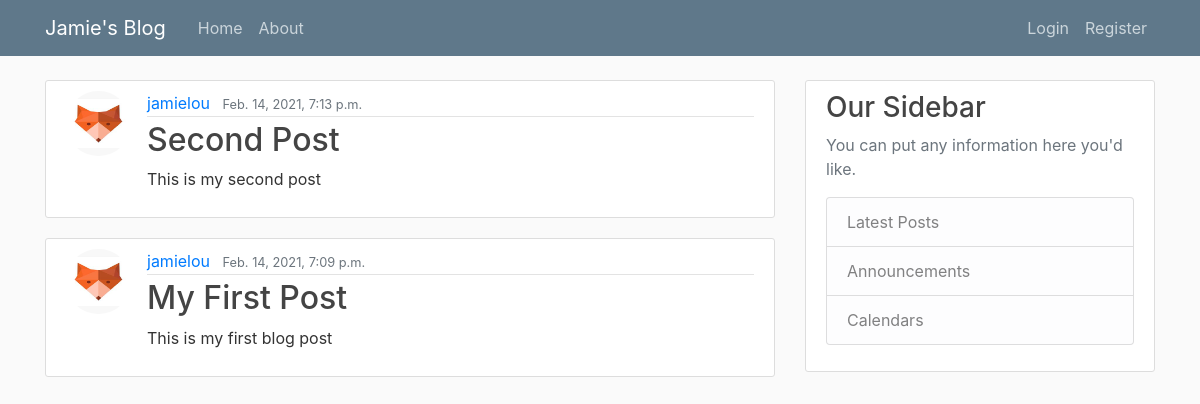
/, run on an earlier commit of the app's database.
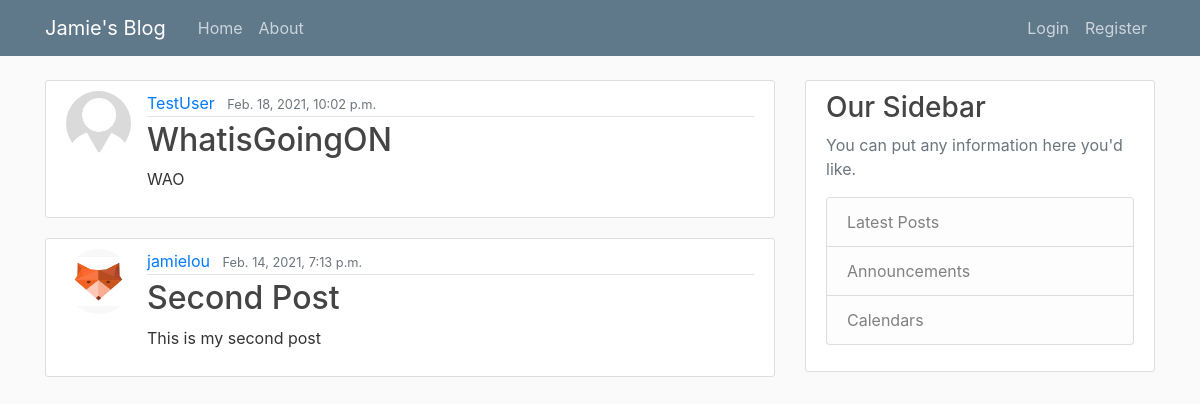
And on a later commit of the database.
### blog/models.py (models this page shows, shortened)
class Post(models.Model):
    title = models.CharField(max_length = 100)
    body = models.TextField()
    date_posted = models.DateTimeField(default = timezone.now)
    author = models.ForeignKey(User, on_delete=models.CASCADE)

### user/models.py (models this page shows, shortened)
class Profile(models.Model):
    user = models.OneToOneField(User, on_delete=models.CASCADE)
    image = models.ImageField(default='default.jpg', upload_to='profile_pics')

### blog/views.py (the view)
# urls.py: path('', views.PostListView.as_view(), name='blog-home'),
class PostListView(ListView):
    model = Post
    template_name = 'blog/home.html' # <app>/<model>_<viewtype>.html e.g blog/post_list.html
    context_object_name = 'posts'
    ordering = ['-date_posted']
    paginate_by = 2

### blog/templates/blog/home.html
{% extends "blog/base.html" %}
{% block content %}
{% for post in posts %}
<article class="media content-section">
    <img class="rounded-circle article-img" src="{{ post.author.profile.image.url }}"></img>
    <div class="media-body">
        <div class="article-metadata">
            <a class="mr-2" href="#">{{ post.author }}</a>
            <small class="text-muted">{{ post.date_posted }}</small>
        </div>
        <h2><a class="article-title" href="{% url 'post-detail' post.id %}">{{ post.title }}</a></h2>
        <p class="article-content">{{ post.body }}</p>
    </div>
</article>
{% endfor %}
{% endblock content %}

### blog/templates/blog/base.html (shortened to what this page needs)
{% load static %}
<!doctype html>
<html lang="en">
<head>
  <link rel="stylesheet" href="https://maxcdn.bootstrapcdn.com/bootstrap/4.0.0/css/bootstrap.min.css"
>
  <link href="{% static 'blog/main.css' %}" rel="stylesheet" type='text/css'>
</head>
<body>
  <header class="site-header">
    <nav class="navbar navbar-expand-md navbar-dark bg-steel fixed-top">
      <div class="container">
        <a class="navbar-brand mr-4" href="/">Jamie's Blog</a>
        <div class="collapse navbar-collapse" id="navbarToggle">
          <div class="navbar-nav mr-auto">
            <a class="nav-item nav-link" href="{% url 'blog-home' %}">Home</a>
            <a class="nav-item nav-link" href="{% url 'blog-about' %}">About</a>
          </div>
          <div class="navbar-nav">
            {% if user.is_authenticated %}
            <a class="nav-item nav-link" href="{% url 'post-create' %}">New Post</a>
            <a class="nav-item nav-link" href="{% url 'profile' %}">Profile</a>
            <a class="nav-item nav-link" href="{% url 'logout' %}">Logout</a>
            {% else %}
            <a class="nav-item nav-link" href="{% url 'login' %}">Login</a>
            <a class="nav-item nav-link" href="{% url 'register' %}">Register</a>
            {% endif %}
          </div>
        </div>
      </div>
    </nav>
  </header>
  <main role="main" class="container">
    <div class="row">
      <div class="col-md-8">
        {% block content %}{% endblock %}
      </div>
      <div class="col-md-4">
        <div class="content-section">
          <h3>Our Sidebar</h3>
          <p class='text-muted'>You can put any information here you'd like.
          <ul class="list-group">
            <li class="list-group-item list-group-item-light">Latest Posts</li>
            <li class="list-group-item list-group-item-light">Announcements</li>
            <li class="list-group-item list-group-item-light">Calendars</li>
          </ul>
          </p>
        </div>
      </div>
    </div>
  </main>
</body>
</html>

### blog/static/blog/main.css (style rules this page uses)
body { background: #fafafa; color: #333333; margin-top: 5rem; }
h1, h2, h3, h4, h5, h6 { color: #444444; }
ul { margin: 0; }
.bg-steel { background-color: #5f788a; }
.site-header .navbar-nav .nav-link { color: #cbd5db; }
.content-section { background: #ffffff; padding: 10px 20px; border: 1px solid #dddddd; border-radius: 3px; margin-bottom: 20px; }
.article-title { color: #444444; }
.article-content { white-space: pre-line; }
.article-img { height: 65px; width: 65px; margin-right: 16px; }
.article-metadata { padding-bottom: 1px; margin-bottom: 4px; border-bottom: 1px solid #e3e3e3 }

What changed in the data, as far as the page shows it:
no longer on this page (row unchanged): Post: author.profile.image (picture), author "jamielou", date_posted "Feb. 14, 2021, 7:09 p.m.", title "My First Post", body "This is my first blog post"
added Post: author.profile.image (placeholder picture), author "TestUser", date_posted "Feb. 18, 2021, 10:02 p.m.", title "WhatisGoingON", body "WAO"
